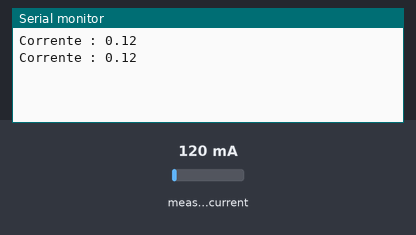
A sketch run on a simulated Arduino Uno, built with avr-gcc and run on an emulated ATmega328P. Parts: the last lines printed to the serial monitor. The inputs (shaded band) are chosen by the test bench; at power-on: measured current 120 mA.

Above: at 2.1 s.
2.2 s: measured current set to 40 mA
At 3.2 s:
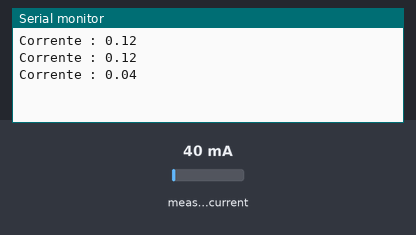
3.8 s: measured current set to 500 mA
At 3.8 s:
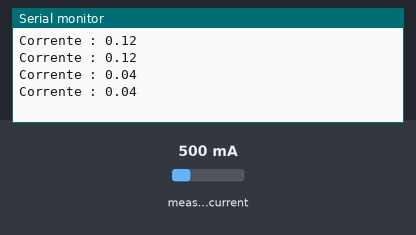
Timing chart, 0 to 6.8 s (numbered marks = the images above; inputs shaded):
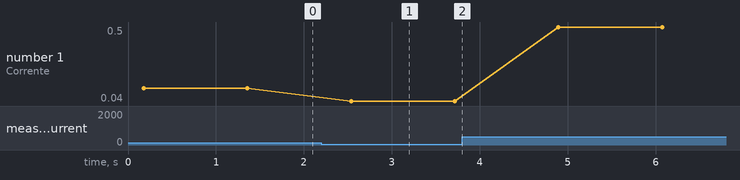

Measured:
- after the input at 2.2 s, the serial monitor: prints a new line after 0.34 s (image 1)
- plotted number 1: 0.12 → 0.04 after the input at 2.2 s, 0.04 → 0.5 after the input at 3.8 s

The sketch:

Corrente.ino
```cpp
//Programa : Medidor de corrente com Arduino e SCT-013 100A
//Autor : FILIPEFLOP

//Baseado no programa exemplo da biblioteca EmonLib

//Carrega as bibliotecas
#include "EmonLib.h"
#include <SPI.h>

EnergyMonitor emon1;
int rede = 220; //Tensao da rede eletrica
int pino_sct = A1; //Pino do sensor SCT

void setup()
{
  Serial.begin(9600);
  emon1.current(pino_sct, 60); //Pino, calibracao - Cur Const= Ratio/BurdenR. 2000/33 = 60

}

void loop()
{
  double Irms = emon1.calcIrms(1480); //Calcula a corrente
  Serial.print("Corrente : ");
  Serial.println(Irms); //Mostra o valor da corrente no serial monitor e display

  delay(1000);
}
```
